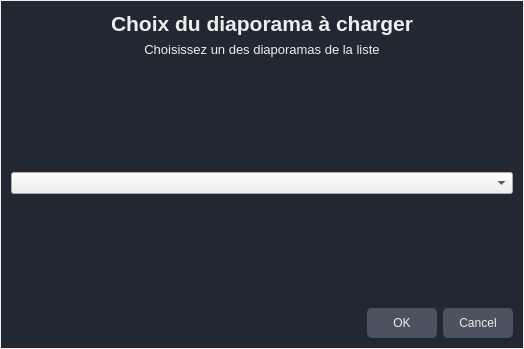
<?xml version="1.0" encoding="UTF-8"?>
<ui version="4.0">
 <class>ChoixDiaporama</class>
 <widget class="QDialog" name="ChoixDiaporama">
  <property name="geometry">
   <rect>
    <x>0</x>
    <y>0</y>
    <width>524</width>
    <height>349</height>
   </rect>
  </property>
  <property name="windowTitle">
   <string>Dialog</string>
  </property>
  <property name="styleSheet">
   <string notr="true">/* Dans tout les QDialog */
    QDialog{
        background-color: #222831;
        font-family: 'Times New Roman', Times, serif;
        color: #EEEEEE; 
        border: 1px solid #EEEEEE;
    }
    
    QLabel{
        color:#EEEEEE
    }
    

/* Dans le QDialog FenÃªtre a propos */
    QDialog{
        background-color: #222831;
        font-family: 'Times New Roman', Times, serif;
        color: #EEEEEE; 
        border: 1px solid #EEEEEE;
    }
    
    QLabel{
        color:#EEEEEE
    }
    
    QPushButton{
        background-color: #4c525f;
        color: #EEEEEE;
        border-color: #EEEEEE;
        height: 30%;
		width: 70%;
        border-radius: 5%;
        position: relative;
    }</string>
  </property>
  <layout class="QVBoxLayout" name="verticalLayout_2">
   <item>
    <layout class="QVBoxLayout" name="verticalLayout">
     <item>
      <widget class="QLabel" name="label">
       <property name="font">
        <font>
         <pointsize>16</pointsize>
         <bold>true</bold>
        </font>
       </property>
       <property name="styleSheet">
        <string notr="true">/* Dans tout les QDialog */
    QDialog{
        background-color: #222831;
        font-family: 'Times New Roman', Times, serif;
        color: #EEEEEE; 
        border: 1px solid #EEEEEE;
    }
    
    QLabel{
        color:#EEEEEE
    }</string>
       </property>
       <property name="text">
        <string>Choix du diaporama à charger</string>
       </property>
       <property name="alignment">
        <set>Qt::AlignCenter</set>
       </property>
      </widget>
     </item>
    </layout>
   </item>
   <item>
    <widget class="QLabel" name="label_2">
     <property name="font">
      <font>
       <pointsize>10</pointsize>
      </font>
     </property>
     <property name="text">
      <string>Choisissez un des diaporamas de la liste</string>
     </property>
     <property name="alignment">
      <set>Qt::AlignCenter</set>
     </property>
    </widget>
   </item>
   <item>
    <spacer name="verticalSpacer_2">
     <property name="orientation">
      <enum>Qt::Vertical</enum>
     </property>
     <property name="sizeHint" stdset="0">
      <size>
       <width>20</width>
       <height>40</height>
      </size>
     </property>
    </spacer>
   </item>
   <item>
    <widget class="QComboBox" name="comboBoxDiaporamas"/>
   </item>
   <item>
    <spacer name="verticalSpacer">
     <property name="orientation">
      <enum>Qt::Vertical</enum>
     </property>
     <property name="sizeHint" stdset="0">
      <size>
       <width>20</width>
       <height>40</height>
      </size>
     </property>
    </spacer>
   </item>
   <item>
    <widget class="QDialogButtonBox" name="buttonBox">
     <property name="orientation">
      <enum>Qt::Horizontal</enum>
     </property>
     <property name="standardButtons">
      <set>QDialogButtonBox::Cancel|QDialogButtonBox::Ok</set>
     </property>
    </widget>
   </item>
  </layout>
 </widget>
 <resources/>
 <connections>
  <connection>
   <sender>buttonBox</sender>
   <signal>accepted()</signal>
   <receiver>ChoixDiaporama</receiver>
   <slot>accept()</slot>
   <hints>
    <hint type="sourcelabel">
     <x>248</x>
     <y>254</y>
    </hint>
    <hint type="destinationlabel">
     <x>157</x>
     <y>274</y>
    </hint>
   </hints>
  </connection>
  <connection>
   <sender>buttonBox</sender>
   <signal>rejected()</signal>
   <receiver>ChoixDiaporama</receiver>
   <slot>reject()</slot>
   <hints>
    <hint type="sourcelabel">
     <x>316</x>
     <y>260</y>
    </hint>
    <hint type="destinationlabel">
     <x>286</x>
     <y>274</y>
    </hint>
   </hints>
  </connection>
 </connections>
</ui>
